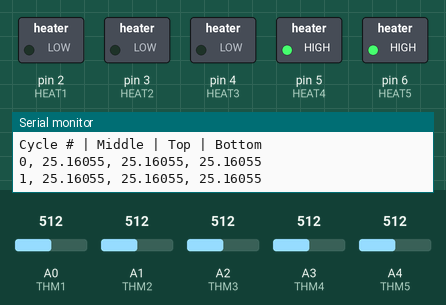
This sketch was run on a simulated Arduino Uno, built with avr-gcc and run on an emulated ATmega328P. Shown: switched loads named in the sketch (green lamp = pin HIGH), the last lines printed to the serial monitor. Inputs (shaded band) come from the test bench; at power-on: A0 (THM1) = 512, A2 (THM3) = 512, A3 (THM4) = 512, A1 (THM2) = 512, A4 (THM5) = 512.

Above: at 10.8 s.
10.9 s: A0 (THM1) set to 565
21.2 s: A0 (THM1) set to 591
At 30.3 s:
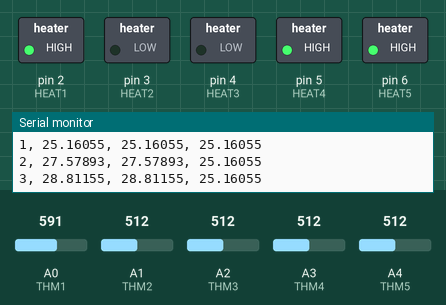
31.5 s: A2 (THM3) set to 589
41.5 s: A2 (THM3) set to 620
At 50.6 s:
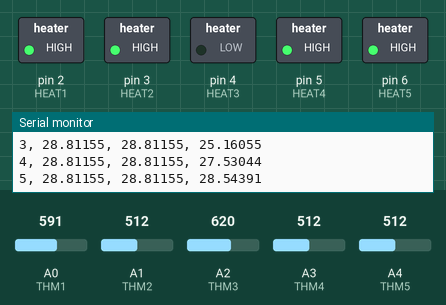
51.5 s: A3 (THM4) set to 551
At 60.8 s:
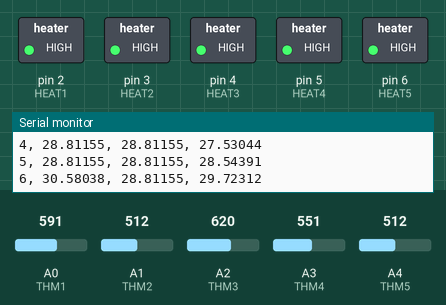
61.5 s: A0 (THM1) set to 306
At 71.0 s:
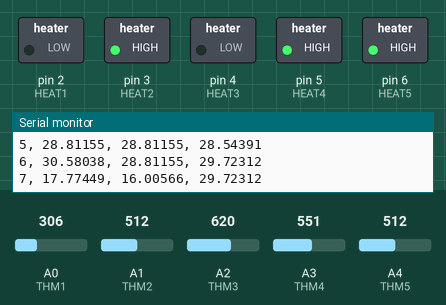
Timing chart, 0 to 72.5 s (numbered marks = the images above; inputs shaded):
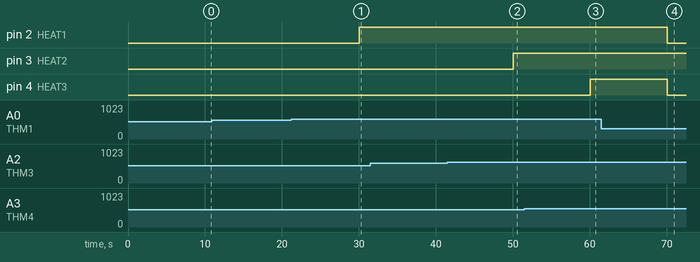

Measured:
- the behaviour switches between 573 and 574 on A0 (THM1) (found by bisection; images 0 and 1)
- the behaviour switches between 603 and 604 on A2 (THM3) (found by bisection; images 1 and 2)
- the behaviour switches between 538 and 539 on A3 (THM4) (found by bisection; images 2 and 3)
- after the input at 21.2 s, pin 2 (HEAT1): LOW → HIGH after 8.8 s
- after the input at 41.5 s, pin 3 (HEAT2): LOW → HIGH after 8.5 s
- after the input at 51.5 s, pin 4 (HEAT3): LOW → HIGH after 8.5 s
- after the input at 61.5 s, pin 2 (HEAT1), pin 4 (HEAT3): HIGH → LOW after 8.5 s

The sketch:

heater-ctrl.ino
```cpp
//FUTURE TO-DO: discuss global variables usage
#define THM1 A0
#define THM2 A1
#define THM3 A2
#define THM4 A3
#define THM5 A4
#define THM_NUM 5

#define HEAT1 2
#define HEAT2 3
#define HEAT3 4
#define HEAT4 5
#define HEAT5 6

#define THERM_RREF 9.96 //[Kohm]
#define BETA 3900 // factor from datasheet
#define ROOM_TEMP 298.15 // room temperature in Kelvin
#define CYCLE 10 //[sec]

//set point definition
#define MID_SET 30
#define TOP_SET 28
#define BOT_SET 28

int read_val = 0;
double raw_volt = 0.0;
double temp = 0.0;
double rThermistor = 0.0;
double tKelvin = 0.0;
double tCelsius = 0.0;
float thermistors[5];
unsigned int cycle_count = 0;

//the 8 relay module is actually active low

void enable_heater(int heater_num){
  digitalWrite(heater_num, LOW);
}

void disable_heater(int heater_num){
  digitalWrite(heater_num, HIGH);
}

float read_thermistor(int therm_num){
  //datasheet https://www.murata.com/~/media/webrenewal/support/library/catalog/products/thermistor/r03e.ashx?la=en-us
  int therm;
  //TO-DO: pass in correct analog pins mapping, get rid of the switch statement
  switch(therm_num){
    case 1:
      therm = THM1;
      break;
    case 2:
      therm = THM2;
      break;
    case 3:
      therm = THM3;
      break;
    case 4:
      therm = THM4;
      break;
    case 5:
      therm = THM5;
      break;
    default:
      Serial.println("invalid thermistor number");
      return 0.0;
  }
  read_val = analogRead(therm);
  //Serial.println(read_val);

  // Arduino Analog Read conversion, ADC pin supplied with 5V, each count division is 5/1024 = 0.0049V
  raw_volt = read_val*4.9; //[mV]
  //Serial.println(raw_volt);

  rThermistor = THERM_RREF * (5000/raw_volt - 1);
  //Serial.println(rThermistor);
  tKelvin = 1 / (log(rThermistor/THERM_RREF)/BETA + 1/ROOM_TEMP);
  tCelsius = tKelvin - 273.15;

  //Serial.println(tCelsius);
  return tCelsius;
}

void read_thermistors_arr(float* thermistors){
  for(int i = 0; i < THM_NUM; i++){
    thermistors[i] = read_thermistor(i+1);
  }
}

void print_results(unsigned int cycle_count, float middle, float top, float bottom){
  Serial.print(cycle_count);
  Serial.print(", ");
  Serial.print(middle,5);
  Serial.print(", ");
  Serial.print(top,5);
  Serial.print(", ");
  Serial.print(bottom,5);
  Serial.print("\n");
}

void setup() {
  pinMode(THM1, INPUT);
  pinMode(THM2, INPUT);
  pinMode(THM3, INPUT);
  pinMode(THM4, INPUT);
  pinMode(THM5, INPUT);

  pinMode(HEAT1, OUTPUT);
  pinMode(HEAT2, OUTPUT);
  pinMode(HEAT3, OUTPUT);
  pinMode(HEAT4, OUTPUT);
  pinMode(HEAT5, OUTPUT);

  disable_heater(HEAT1);
  disable_heater(HEAT2);
  disable_heater(HEAT3);
  disable_heater(HEAT4);
  disable_heater(HEAT5);

  Serial.begin(9600);

  Serial.print("Cycle # | Middle | Top | Bottom \n");
}

void loop() {
  // put your main code here, to run repeatedly:
  read_thermistors_arr(thermistors);

  // be careful of indexing - it starts with 0
  float middle_avg = (thermistors[0] + thermistors[3])/2;
  float top_avg = (thermistors[0]+thermistors[1])/2;
  float bottom_avg = (thermistors[2] + thermistors[3] + thermistors[4])/3;

  print_results(cycle_count, middle_avg, top_avg, bottom_avg);

  //TO-DO: more sophisticated control loop, be careful of oscillating behaviour
  if (middle_avg < MID_SET){
    enable_heater(HEAT3);
    if(top_avg < TOP_SET){
      enable_heater(HEAT1);
    }else{
      disable_heater(HEAT1);
    }

    if(bottom_avg < BOT_SET){
      enable_heater(HEAT2);
    }else{
      disable_heater(HEAT2);
    }
  }else{
    disable_heater(HEAT3);
  }


  //update every x seconds
  //FUTURE TO-DO: try longer time scale, around minutes will be good
  delay(CYCLE*1000);
  cycle_count += 1;
}
```
